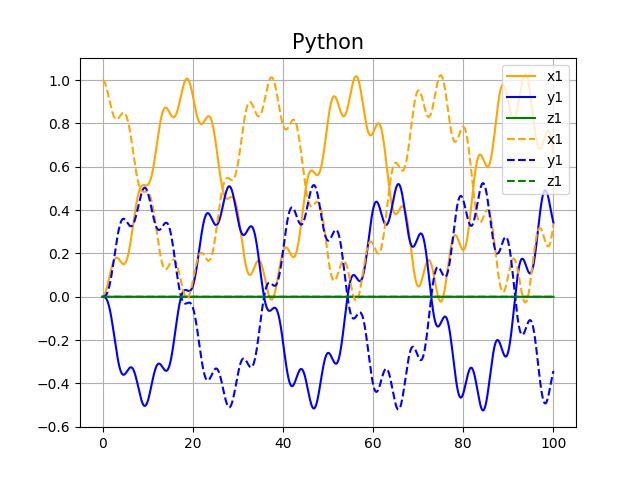

The script that saved this image:
import numpy as np
import matplotlib.pyplot as plt

class Particula:
    
    def __init__(self,x,y,z,vx,vy,vz,m,c):

        self.Carga = c
        self.X, self.Y, self.Z = x,y,z
        self.Vx, self.Vy, self.Vz = vx,vy,vz
        self.Masa = m
        
        self.D = np.sqrt(self.X**2 + self.Y**2 + self.Z**2)

    def Pos_evol(self,ax,ay,az,t):

        self.X = self.X + (self.Vx*t) + (0.5*ax*(t*t))
        self.Y = self.Y + (self.Vy*t) + (0.5*ay*(t*t))
        self.Z = self.Z + (self.Vz*t) + (0.5*az*(t*t))
        
        self.Vx = self.Vx + ax*t
        self.Vy = self.Vy + ay*t
        self.Vz = self.Vz + az*t

# Main

P1 = Particula(0,0,0,0,0,0,10,1)
P2 = Particula(1,0,0,0,0,0,10,-1)
Bz = 10 # Intensidad de campo magnetico

X1, Y1, Z1 = [], [], []
X2, Y2, Z2 = [], [], []

for _ in np.arange(0,100,0.01):
    
    # Fuerza electrica de interaccion entre cargas
    Ex1 = - P1.Carga * P2.Carga /(P1.D - P2.D)**3 * (P1.X-P2.X)
    Ey1 = - P1.Carga * P2.Carga /(P1.D - P2.D)**3 * (P1.Y-P2.Y) 
    Ez1 = - P1.Carga * P2.Carga /(P1.D - P2.D)**3 * (P1.Z-P2.Z) 
    
    Ex2, Ey2, Ez2 = -Ex1, -Ey1, -Ez1
    
    # Fuerza magnetica de interaccion con el campo 
    Bx1 = Bz*P1.Vy ; By1 = -Bz*P1.Vx
    Bx2 = Bz*P2.Vy ; By2 = -Bz*P2.Vx
    
    # Aceleracion debido a las dos fuerzas
    
    ax1 = (Ex1+ Bx1)/P1.Masa ; ay1 = (Ey1+ By1)/P1.Masa ; az1 = Ez1/P1.Masa
    ax2 = (Ex2+ Bx2)/P2.Masa ; ay2 = (Ey2+ By2)/P2.Masa ; az2 = Ez2/P2.Masa

    
    P1.Pos_evol(ax1,ay1,az1,0.01)    
    P2.Pos_evol(ax2,ay2,az2,0.01)
    
    X1.append(P1.X) ; Y1.append(P1.Y) ; Z1.append(P1.Z)
    X2.append(P2.X) ; Y2.append(P2.Y) ; Z2.append(P2.Z)

# Graficacion

t = np.arange(0,100,0.01)

plt.plot(t,X1, color = "orange",label="x1")
plt.plot(t,Y1, color = "blue",label="y1")
plt.plot(t,Z1, color = "green",label="z1")

plt.plot(t,X2, color = "orange",ls = "--",label="x1")
plt.plot(t,Y2, color = "blue",ls = "--",label="y1")
plt.plot(t,Z2, color = "green",ls= "--",label="z1")

plt.legend(loc= "best")
plt.title("Python",fontsize=15)
plt.plot()
plt.grid()
plt.savefig("SegClasesPython.png")
plt.show()

